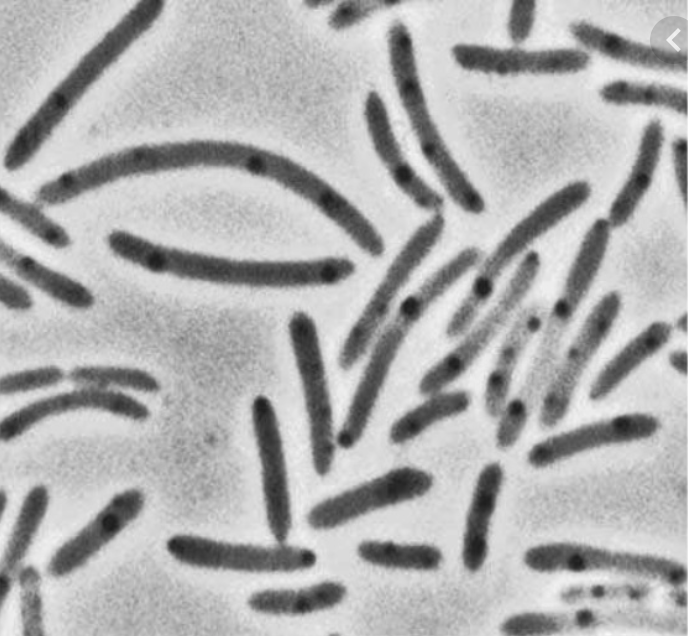
#> input picture imgs/bacteries.png, 688 x 636 px
$ jupyter execute --allow-errors 'SKLEARN. & SCIPY.ipynb'
#> lines starting #> are read from the running program, lines starting #| are printed output that depends on the picture; after the words box and inside, x2 and y2 are one past the last pixel; in counts of white or black regions, pixels touching at a corner belong together
$$\Huge \text{SKLEARN Supervised Learning}$$
$\Huge \text{ Regression}$
1. selectionen run estimateur et préciser ses hyperparameters:
```python
model=LinearRegression(...)
```
2. Entrainer le modèle sur les données X, y (divisiée en 2 tableaux Numpy)
```python
model.fit(X,y)
```
3. Évaluer le modèle

```python
model.score(X,y)
```
4. Utiliser le modèle
```python
model.predict(X)
```

[cell 1]
import numpy as np
import matplotlib.pyplot as plt

[cell 2]
np.random.seed(42)
m=100 # creating 100 samples
X=np.linspace(0,10,m).reshape(m,1)
y=X+ np.random.randn(m,1)

[cell 3]
plt.scatter(X,y)

[cell 4]
from sklearn.linear_model import LinearRegression

[cell 5]
model=LinearRegression()
model.fit(X,y)
model.score(X,y)

- C'est bien le coéficient de détermination. (R carré de la méthode des moindres carrés)

$\Huge R^2=1- \frac{ \sum_{i=1}^n (y_i-\hat y_i)^2 }{\sum_{i=1}^n (y_i-\bar y_i)^2}$

[cell 6]
plt.scatter(X,y)
prediction=model.predict(X)
plt.plot(X, prediction, c="r")

- Pour un Dataset non lineair

[cell 7]
np.random.seed(42)
m=100 # creating 100 samples
X=np.linspace(0,10,m).reshape(m,1)
y=X**2+ np.random.randn(m,1)

[cell 8]
plt.scatter(X,y)

[cell 9]
# Si je re-entraine mon modèle
model=LinearRegression()
model.fit(X,y)
model.score(X,y)
plt.scatter(X,y)
prediction=model.predict(X)
plt.plot(X, prediction, c="r")

[cell 10]
#. Donc ce cas il faur juste changer de modèle
from  sklearn.svm import SVR

[cell 11]
model=SVR(C=100)
y=y.ravel()
model.fit(X,y)
model.score(X,y)
plt.scatter(X,y)
prediction=model.predict(X)
plt.plot(X, prediction, c="r")

$\Huge \text{ Classification}$

[cell 12]
import pandas as pd
import seaborn as sns

#> (a cell that did not finish here is left out)

#> (a cell that did not finish here is left out)

[cell 15]
from sklearn.neighbors import KNeighborsClassifier

[cell 16]
model=KNeighborsClassifier()

#> (a cell that did not finish here is left out)

#> (a cell that did not finish here is left out)

#> (a cell that did not finish here is left out)

[cell 20]
def survie(model, pclass=3 , sex=0, age=55):
    x=np.array([pclass, sex, age]).reshape(1,3)
    # we should have 1 row and 3 columns
    print(model.predict(x))
    print(model.predict_proba(x))

#> (a cell that did not finish here is left out)

[cell 22]
score=[]
best_score=0
best_k=1
#> (the rest of this cell did not finish here and is left out)

$\Huge  \text{Train Test Split}$

[cell 23]
import numpy as np
import matplotlib.pyplot as plt
from sklearn.datasets import load_iris

[cell 24]
iris=load_iris()
X=iris.data
y=iris.target
print(X.shape)
plt.scatter(X[:, 2], X[:,3], alpha=0.8)

[cell 25]
iris.feature_names

[cell 26]
from sklearn.model_selection import train_test_split
X_train, X_test, y_train, y_test=train_test_split(X, y , test_size=.2, random_state=5)

[cell 27]
X_train.shape, X_test.shape

[cell 28]
plt.figure(figsize=(12,4))
plt.subplot(121)
plt.scatter(X_train[:,0], X_train[:,1], c=y_train, alpha=0.8)
plt.title('Train set')
plt.subplot(122)
plt.scatter(X_test[:,0], X_test[:,1], c=y_test, alpha=0.8)
plt.title("Test set")
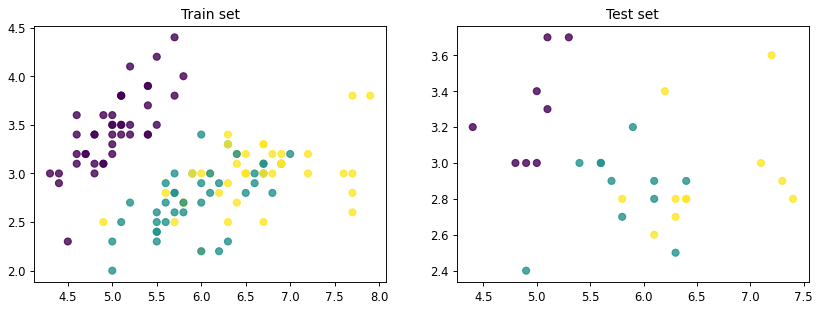
#> figure drawn by matplotlib, 2 panels

[cell 29]
iris.data.T[0]

[cell 30]
features = iris.data.T

plt.scatter(features[0], features[1], alpha=0.2,
            s=100*features[3], c=iris.target, cmap='viridis')
plt.xlabel(iris.feature_names[0])
plt.ylabel(iris.feature_names[1]);

#> (a cell that did not finish here is left out)

[cell 32]
model=KNeighborsClassifier(n_neighbors=1)
model.fit(X_train, y_train)
print("Train Score {}".format(model.score(X_train, y_train)))
# choix de x_trsain et. y_train.  n est pas judicieux

[cell 33]
model=KNeighborsClassifier(n_neighbors=1)
model.fit(X_train, y_train)
print("test Score {}".format(model.score(X_test, y_test)))

[cell 34]
# Ajustons les hyperparamters:  ici on choisi   n_neighbors=3
model=KNeighborsClassifier(n_neighbors=3)
model.fit(X_train, y_train)
print("Train Score {}".format(model.score(X_train, y_train)))
print("test Score {}".format(model.score(X_test, y_test)))

$\large \text{Validation Set est essentiel ds la msure où on purra valiser notre model avant de passer aux tests} $

## Cross Validation

[cell 35]
model=KNeighborsClassifier(n_neighbors=6)
model.fit(X_train, y_train)
print("Train Score {}".format(model.score(X_train, y_train)))
print("test Score {}".format(model.score(X_test, y_test)))

[cell 36]
from sklearn.model_selection import cross_val_score

[cell 37]
cross_val_score(KNeighborsClassifier(), X_train, y_train, cv=5, scoring="accuracy")

[cell 38]
cross_val_score(KNeighborsClassifier(), X_train, y_train, cv=5, scoring="accuracy").mean()

[cell 39]
cross_val_score(KNeighborsClassifier(3), X_train, y_train, cv=5, scoring="accuracy").mean()

[cell 40]
score=[]
for i in range(1,50):
    score.append(cross_val_score(KNeighborsClassifier(i), X_train, y_train, cv=5, scoring="accuracy").mean())
plt.plot(score)

## Validation Curve

[cell 41]
from sklearn.model_selection import validation_curve

[cell 42]
model=KNeighborsClassifier()
k=np.arange(1,50)
#> (the rest of this cell did not finish here and is left out)

#> (a cell that did not finish here is left out)

$\text {Le modèle commence à "Overfit". Les erreurs sur le Train diminuent, mai scelles sur le Test Augmentent}$

## Pour mieux Ajuster les Hyperparamters on aura recours au GreadSearch CV
$\large  \text { Grid =GridSearchCV(model, param_grid, cv)}$
$ \text{ Construire une grille de modèles avec toutes les combinaiason d'hyperparameters présents dans param_grid}$

[cell 44]
from sklearn.model_selection import GridSearchCV

[cell 45]
param_grid={'n_neighbors':np.arange(1,20), 'metric':['euclidean','manhattan']}
grid=GridSearchCV(KNeighborsClassifier(), param_grid, cv=9)

grid.fit(X_train, y_train)

$\large \text{La grille est un estimator!}$
- entrainement. : fit()
- **best_score_**
- **best_params_**
- **best_estimator_**

[Optimal Tuning Parameters](https://www.ritchieng.com/machine-learning-efficiently-search-tuning-param/)

[cell 46]
grid.best_score_

[cell 47]
grid.best_params_

[cell 48]
model=grid.best_estimator_

[cell 49]
model.score(X_test, y_test)

[cell 50]
from sklearn.metrics import confusion_matrix

[cell 51]
confusion_matrix(y_test, model.predict(X_test))

# Learning Curve

$\Large \text{learning_curve( model, X, y, train_size, cv=5)}$

$ \text{N, train_{score}, val_{score}}$

[cell 52]
from sklearn.model_selection import learning_curve

[cell 53]
N, train_score, val_score= learning_curve(model, X_train, y_train, train_sizes=np.linspace(0.2, 1.0, 5) , cv=5)
print(N)

[cell 54]
np.linspace(0.2, 1.0, 5)

[cell 55]
plt.plot(N, train_score.mean(axis=1), label="train")
plt.plot(N, val_score.mean(axis=1), label='validation')
plt.xlabel('train_sizes')
plt.legend()

[cell 56]
N, train_score, val_score= learning_curve(model, X_train, y_train, train_sizes=np.linspace(0.1, 1.0, 10) , cv=5)
plt.plot(N, train_score.mean(axis=1), label="train")
plt.plot(N, val_score.mean(axis=1), label='validation')
plt.xlabel('train_sizes')
plt.legend()

[cell 57]
# reprise de titanic

[cell 58]
from sklearn.model_selection import train_test_split
#> (the rest of this cell did not finish here and is left out)

[cell 59]
param_grid={'n_neighbors':np.arange(1,20), 'metric':['euclidean','manhattan']}
grid=GridSearchCV(KNeighborsClassifier(), param_grid, cv=9)

grid.fit(X_train, y_train)

[cell 60]
grid.best_estimator_

[cell 61]
grid.best_score_

[cell 62]
grid.best_params_

[cell 63]
model=grid.best_estimator_
model.score(X_test, y_test)

[cell 64]
confusion_matrix(y_test, model.predict(X_test))

# Create CV training and test scores for various training set sizes
train_sizes, train_scores, test_scores = learning_curve(RandomForestClassifier(),
                                                        X,
                                                        y,
                                                        # Number of folds in cross-validation
                                                        cv=10,
                                                        # Evaluation metric
                                                        scoring='accuracy',
                                                        # Use all computer cores
                                                        n_jobs=-1,
                                                        # 50 different sizes of the training set
                                                        train_sizes=np.linspace(0.01, 1.0, 50))

[cell 65]
N, train_score, val_score= learning_curve(model, X_train, y_train, train_sizes=np.linspace(0.2, 1.0, 11), n_jobs=-1 , cv=11)
print(N)

[cell 66]
train_mean = np.mean(train_score, axis=1)
train_std = np.std(train_score, axis=1)

# Create means and standard deviations of test set scores
test_mean = np.mean(val_score, axis=1)
test_std = np.std(val_score, axis=1)

[cell 67]
plt.plot(N, train_score.mean(axis=1), label="train")
plt.plot(N, val_score.mean(axis=1), label='validation')
plt.xlabel('train_sizes')
plt.legend()
plt.fill_between(N, train_mean - train_std, train_mean + train_std, color="#DDDDDD")
plt.fill_between(N, test_mean - test_std, test_mean + test_std, color="#DDDDDD")
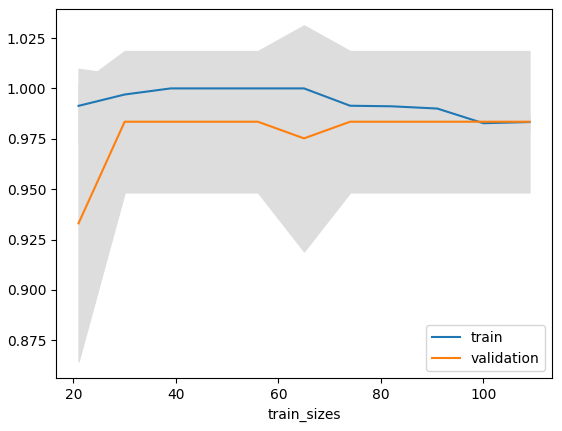
#> figure drawn by matplotlib, 1 panel; curve peaks at x = 39, y = 1; curve peaks at x = 30, y = 0.983

[cell 68]
# interpolation
x=np.linspace(0, 10 , 10)
y=x**2
plt.scatter(x, y )

[cell 69]
from  scipy.interpolate import interp1d

[cell 70]
f=interp1d(x, y , kind="linear")
new_x=np.linspace(0, 10, 30)
result= f(new_x)
plt.scatter(x, y )
plt.scatter(new_x, result, c="r")

[cell 71]
# Exemple II
x=np.linspace(0, 10 , 10)
y=np.sin(x)

[cell 72]
f=interp1d(x, y , kind="linear")
new_x=np.linspace(0, 10, 30)
result= f(new_x)
plt.scatter(x, y )
plt.scatter(new_x, result, c="r")

[cell 73]
f=interp1d(x, y , kind="cubic")
new_x=np.linspace(0, 10, 30)
result= f(new_x)
plt.scatter(x, y )
plt.scatter(new_x, result, c="r")

# Optimize

[cell 74]
x=np.linspace(0,2,100)
y=1/3*x**3 -3/5*x**2 +2+np.random.randn(x.shape[0])/20
plt.scatter(x, y )

[cell 75]
def f(x, a,b,c,d):
    return a*x**3+b*x**2+c*x+d
from scipy import optimize
params, param_cov=optimize.curve_fit(f, x, y)
# matrice des covariances de notre modèle
#la première ligne retourne les diff coefcients   a, b ,c, et d

[cell 76]
plt.scatter(x, y )
plt.plot(x, f(x, params[0], params[1], params[2], params[3]), c='g',  lw=3)

# Minimize

[cell 77]
def f(x):
    return x**2+15*np.sin(x)

[cell 78]
x=np.linspace(-10, 10, 100)
plt.plot(x, f(x))

[cell 79]
optimize.minimize(f, x0=-8)

[cell 80]
optimize.minimize(f, x0=-5)

[cell 81]
x0=-5
result=optimize.minimize(f, x0=x0).x

[cell 82]
plt.plot(x, f(x), lw=3, zorder=-1)
plt.scatter(result, f(result), s=100, c='r', zorder=1)
plt.scatter(x0, f(x0), s=200, marker='+', c='g', zorder=1)
plt.show()

## Traintement de signal

[cell 83]
x=np.linspace(0, 20, 100)
y=x+4*np.sin(x)+np.random.randn(x.shape[0])
plt.plot(x, y )

[cell 84]
from scipy import signal

[cell 85]
new_y=signal.detrend(y)

[cell 86]
plt.plot(x, y )
plt.plot(x, new_y)

## Transformation de fourrier

[cell 87]
x=np.linspace(0, 30 , 1000)
y=3*np.sin(x)+2*np.sin(5*x)+np.sin(10*x)
plt.plot(x, y )

[cell 88]
from scipy  import fftpack

[cell 89]
fourrier=fftpack.fft(y)
frequences=fftpack.fftfreq(y.size)

[cell 90]
plt.plot(frequences, fourrier)

[cell 91]
fourrier=fftpack.fft(y)
power=np.abs(fourrier)
frequences=fftpack.fftfreq(y.size)
plt.plot(np.abs(frequences), power)

[cell 92]
from scipy import ndimage
from matplotlib import pyplot as plt

[cell 93]
np.random.seed(42)
X=np.zeros((32,32))
X[10:-10, 10:-10]=1
X[np.random.randint(0,32,30), np.random.randint(0,32,30)]=1
plt.imshow(X)
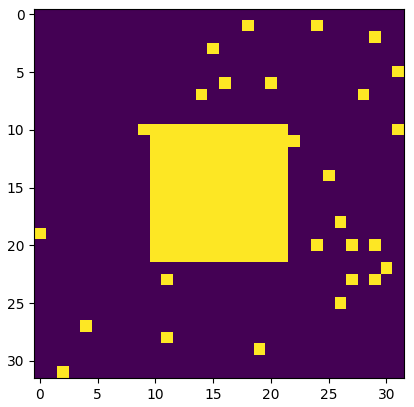
#> figure drawn by matplotlib, 1 panel

[cell 94]
open_x=ndimage.binary_opening(X)
plt.imshow(open_x)
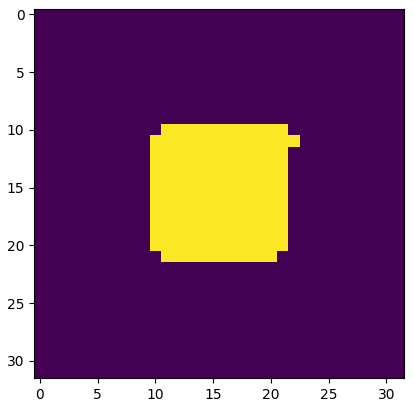
#> figure drawn by matplotlib, 1 panel

[cell 95]
image=plt.imread("imgs/bacteries.png")
#> image is the input picture: shape (636, 688, 4) float32; mean R, G, B, A 0.685, 0.685, 0.685, 1
plt.imshow(image)
image.shape

[cell 96]
image=image[:,:,0]
#> image: shape (636, 688) float32
image.shape

[cell 97]
image2=np.copy(image)
plt.hist(image2.ravel(), bins=255)
plt.show()
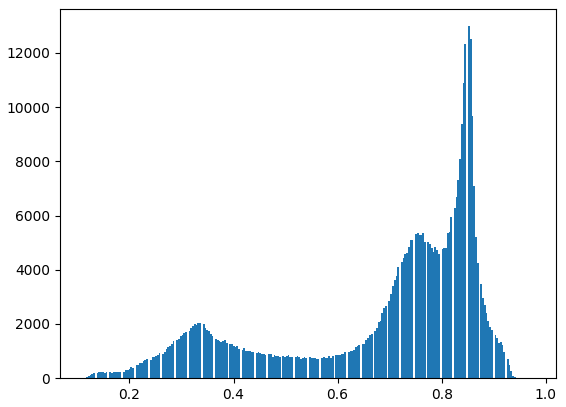
#> figure drawn by matplotlib, 1 panel; tallest bar 12987 high, from x = 0.851 to 0.854

[cell 98]
image =image<0.5
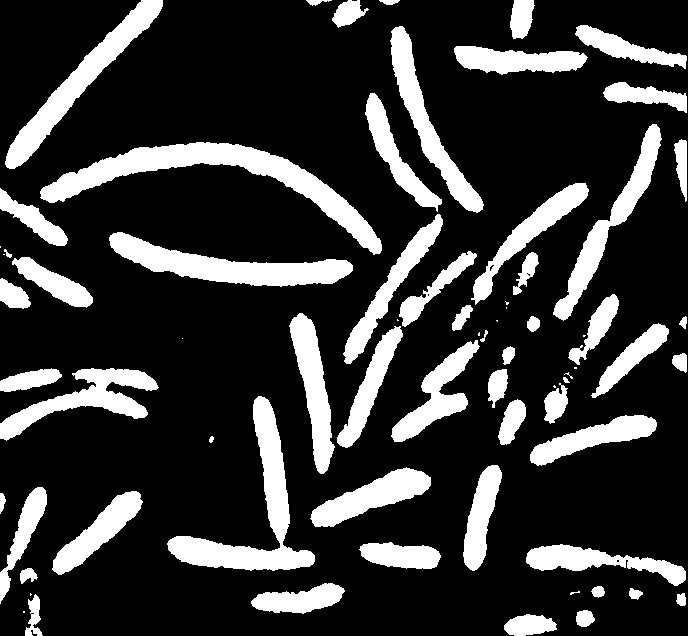
#> image: shape (636, 688) bool; 21.2% white; 72 white regions (15 under 20 px), largest, box (x1, y1, x2, y2) and area: (40, 142, 382, 255) 8118, (167, 396, 315, 571) 6139, (109, 232, 353, 287) 5482
image

[cell 99]
plt.imshow(image)

[cell 100]
open_x=ndimage.binary_opening(image)
#> open_x: shape (636, 688) bool; 21.1% white; 64 white regions (8 under 20 px), largest, box (x1, y1, x2, y2) and area: (40, 142, 382, 255) 8112, (167, 396, 315, 571) 6135, (109, 232, 353, 287) 5480
plt.imshow(open_x)

[cell 101]
label_image, n_label= ndimage.label(open_x)
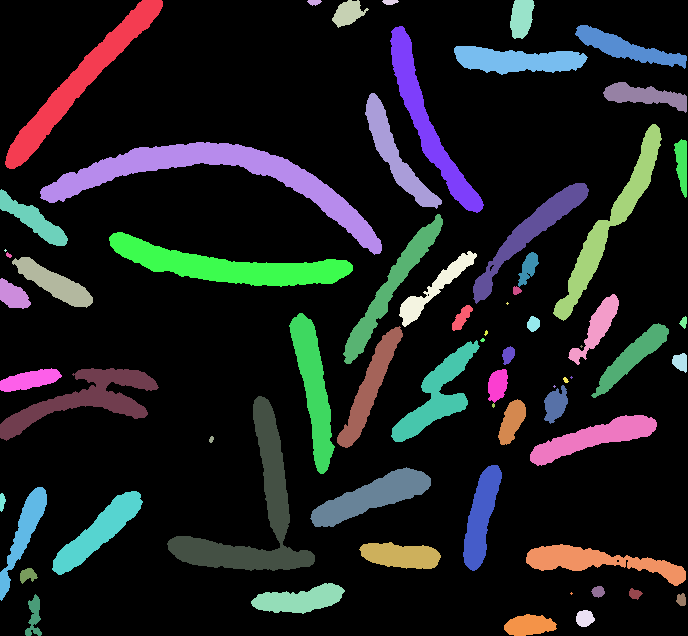
#> label_image: shape (636, 688) int32; 67 distinct labels, from 0 to 66; one colour per label, 0 black
#> n_label = 66
print(n_label)
#| 66

[cell 102]
sizes=ndimage.sum(open_x, label_image, range(n_label))
#> sizes = 66 values, max 8112 at index 13, min 0 at index 0, mean 1384.8

[cell 103]
plt.scatter(range(n_label), sizes, c='orange')
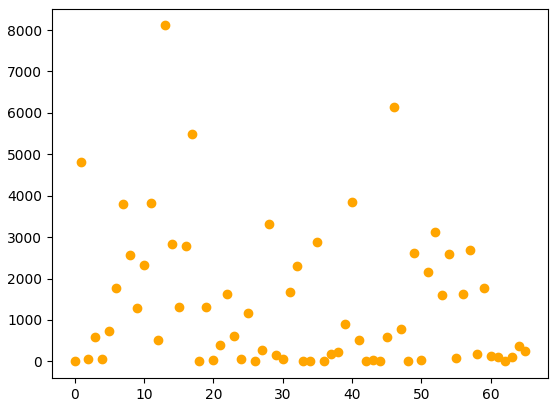
#> figure drawn by matplotlib, 1 panel

[cell 104]
from scipy import misc
import matplotlib.pyplot as plt

f=plt.imread("imgs/face.png")
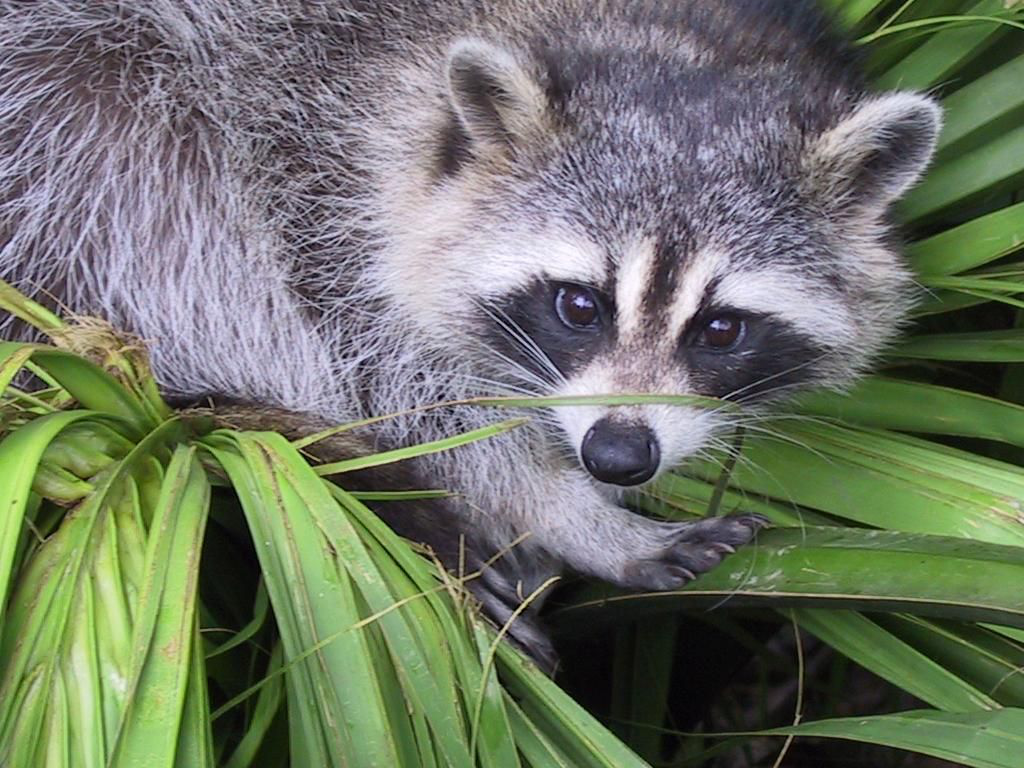
#> input picture imgs/face.png, 1024 x 768 px
#> f is the input picture: shape (768, 1024, 3) float32; mean R, G, B 0.434, 0.462, 0.401
# f=mis.face(gray=True)
plt.imshow(f)
plt.show()

[cell 105]
type(f)

f.shape, f.dtype

[cell 106]
plt.imshow(f, cmap=plt.cm.gray)

[cell 107]
plt.imshow(f, cmap=plt.cm.gray, vmin=30, vmax=200)
plt.axis('off')

[cell 108]
plt.imshow(f[320:340, 510:530], cmap=plt.cm.gray, interpolation='bilinear')
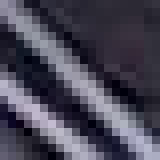
#> shown: shape (20, 20, 3) float32 (shown 8 times larger); mean R, G, B 0.285, 0.277, 0.337
#> (the rest of the program and of its run is left out)
